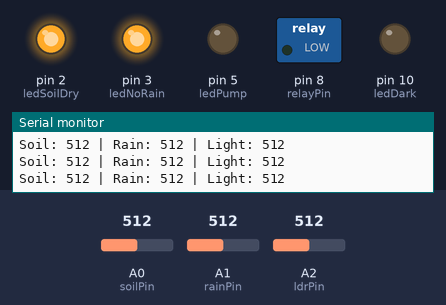
The sketch below on a simulated Arduino Uno, built with avr-gcc and run on an emulated ATmega328P. Parts: switched loads named in the sketch (green lamp = pin HIGH), output pins drawn as LEDs (lit = HIGH), the last lines printed to the serial monitor. The test bench sets the inputs (shaded band); at power-on: A0 (soilPin) = 512, A1 (rainPin) = 512, A2 (ldrPin) = 512.

Above: at 1.3 s.
1.4 s: A0 (soilPin) set to 487
At 2.5 s:
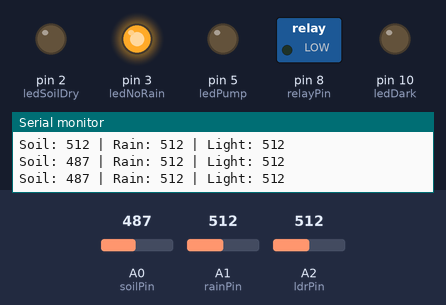
3.0 s: A1 (rainPin) set to 417
4.5 s: A1 (rainPin) set to 385
At 5.0 s:
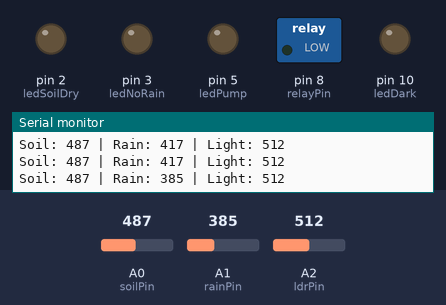
6.0 s: A2 (ldrPin) set to 215
7.5 s: A2 (ldrPin) set to 193
At 8.7 s:
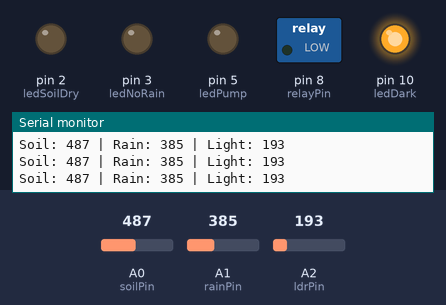
9.0 s: A0 (soilPin) set to 510
At 9.9 s:
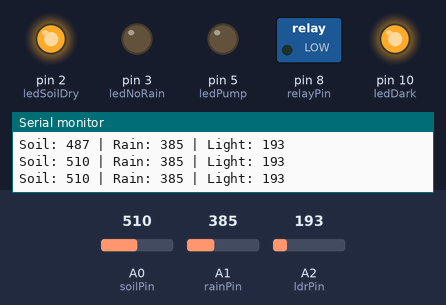
Timing chart, 0 to 11.5 s (numbered marks = the images above; inputs shaded):
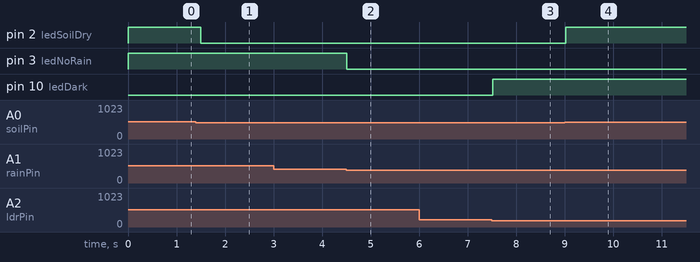

Measured:
- the behaviour switches between 501 and 500 on A0 (soilPin) (found by bisection; images 0 and 1)
- the behaviour switches between 400 and 399 on A1 (rainPin) (found by bisection; images 1 and 2)
- the behaviour switches between 200 and 199 on A2 (ldrPin) (found by bisection; images 2 and 3)
- after the input at 1.4 s, pin 2 (ledSoilDry): HIGH → LOW after 0.10 s
- after the input at 4.5 s, pin 3 (ledNoRain): HIGH → LOW at once
- after the input at 7.5 s, pin 10 (ledDark): LOW → HIGH at once
- after the input at 9.0 s, pin 2 (ledSoilDry): LOW → HIGH at once

The sketch:

GROWTHv1.ino
```cpp
// Sensor pins
const int soilPin = A0;
const int rainPin = A1;
const int ldrPin = A2;

// Output pins
const int relayPin = 8;
const int ledSoilDry = 2;
const int ledNoRain = 3;
const int ledDark = 10;
const int ledPump = 5;

// Threshold values (adjust based on calibration)
const int soilDryThreshold = 500;     // Above this = dry
const int rainDetectedThreshold = 400; // Below this = raining
const int morningLightMin = 200;      // Above this = some light

void setup() {
  // Initialize outputs
  pinMode(relayPin, OUTPUT);
  pinMode(ledSoilDry, OUTPUT);
  pinMode(ledNoRain, OUTPUT);
  pinMode(ledDark, OUTPUT);
  pinMode(ledPump, OUTPUT);

  digitalWrite(relayPin, HIGH); // OFF initially (relay active LOW)

  Serial.begin(9600);
}

void loop() {
  // Read sensors
  int soilValue = analogRead(soilPin);
  int rainValue = analogRead(rainPin);
  int lightValue = analogRead(ldrPin);

  Serial.print("Soil: "); Serial.print(soilValue);
  Serial.print(" | Rain: "); Serial.print(rainValue);
  Serial.print(" | Light: "); Serial.println(lightValue);

  // Determine conditions
  bool isSoilDry = soilValue > soilDryThreshold;
  bool isRaining = rainValue < rainDetectedThreshold;
  bool isMorning = lightValue < morningLightMin;

  // Pump should be ON when soil is dry **AND** there is no rain
  bool pumpCondition = isSoilDry && !isRaining && isMorning;

  // LED indicators
  digitalWrite(ledSoilDry, isSoilDry ? HIGH : LOW);
  digitalWrite(ledNoRain, !isRaining ? HIGH : LOW);
digitalWrite(ledDark, isMorning ? HIGH : LOW);

  // Relay and pump LED
  digitalWrite(relayPin, pumpCondition ? HIGH : LOW); // ON if dry & no rain
  digitalWrite(ledPump, pumpCondition ? HIGH : LOW);  // LED indicates pump state

  delay(500); // 2-second delay
}
```
